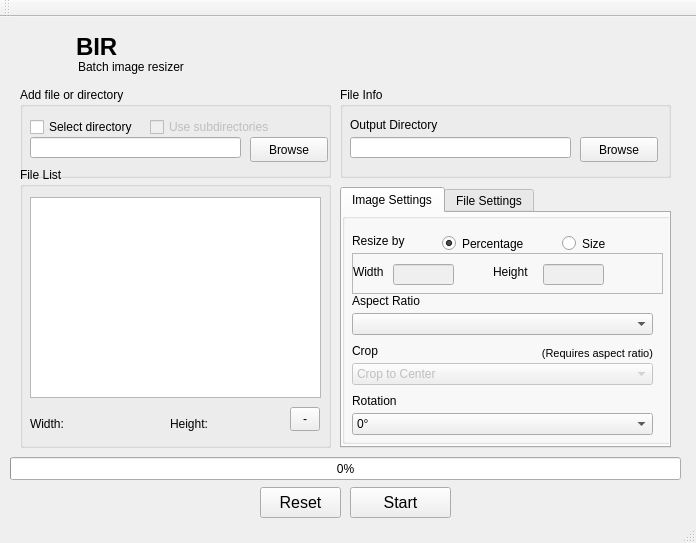
<?xml version="1.0" encoding="UTF-8"?>
<ui version="4.0">
 <class>BIR</class>
 <widget class="QMainWindow" name="BIR">
  <property name="enabled">
   <bool>true</bool>
  </property>
  <property name="geometry">
   <rect>
    <x>0</x>
    <y>0</y>
    <width>696</width>
    <height>543</height>
   </rect>
  </property>
  <property name="windowTitle">
   <string>BIR - Batch Image Manipulator</string>
  </property>
  <property name="windowIcon">
   <iconset resource="icon.qrc">
    <normaloff>:/icon/icon</normaloff>:/icon/icon</iconset>
  </property>
  <property name="windowOpacity">
   <double>1.000000000000000</double>
  </property>
  <property name="autoFillBackground">
   <bool>false</bool>
  </property>
  <property name="styleSheet">
   <string notr="true"/>
  </property>
  <property name="unifiedTitleAndToolBarOnMac">
   <bool>true</bool>
  </property>
  <widget class="QWidget" name="centralWidget">
   <widget class="QPushButton" name="startResize">
    <property name="geometry">
     <rect>
      <x>350</x>
      <y>470</y>
      <width>101</width>
      <height>31</height>
     </rect>
    </property>
    <property name="font">
     <font>
      <pointsize>12</pointsize>
      <weight>50</weight>
      <bold>false</bold>
     </font>
    </property>
    <property name="text">
     <string>Start</string>
    </property>
   </widget>
   <widget class="QToolButton" name="resetList">
    <property name="geometry">
     <rect>
      <x>260</x>
      <y>470</y>
      <width>81</width>
      <height>31</height>
     </rect>
    </property>
    <property name="font">
     <font>
      <pointsize>12</pointsize>
     </font>
    </property>
    <property name="text">
     <string>Reset</string>
    </property>
   </widget>
   <widget class="QProgressBar" name="progressBar">
    <property name="enabled">
     <bool>true</bool>
    </property>
    <property name="geometry">
     <rect>
      <x>10</x>
      <y>440</y>
      <width>671</width>
      <height>23</height>
     </rect>
    </property>
    <property name="value">
     <number>0</number>
    </property>
    <property name="textVisible">
     <bool>true</bool>
    </property>
   </widget>
   <widget class="QGroupBox" name="fileInfo">
    <property name="geometry">
     <rect>
      <x>340</x>
      <y>70</y>
      <width>331</width>
      <height>91</height>
     </rect>
    </property>
    <property name="sizePolicy">
     <sizepolicy hsizetype="Expanding" vsizetype="Preferred">
      <horstretch>0</horstretch>
      <verstretch>0</verstretch>
     </sizepolicy>
    </property>
    <property name="title">
     <string>File Info</string>
    </property>
    <widget class="QLineEdit" name="outputFile">
     <property name="geometry">
      <rect>
       <x>10</x>
       <y>50</y>
       <width>221</width>
       <height>21</height>
      </rect>
     </property>
     <property name="sizePolicy">
      <sizepolicy hsizetype="Expanding" vsizetype="Fixed">
       <horstretch>0</horstretch>
       <verstretch>100</verstretch>
      </sizepolicy>
     </property>
     <property name="sizeIncrement">
      <size>
       <width>0</width>
       <height>100</height>
      </size>
     </property>
    </widget>
    <widget class="QPushButton" name="browseOut">
     <property name="geometry">
      <rect>
       <x>240</x>
       <y>50</y>
       <width>78</width>
       <height>25</height>
      </rect>
     </property>
     <property name="text">
      <string>Browse</string>
     </property>
    </widget>
    <widget class="QLabel" name="label_2">
     <property name="geometry">
      <rect>
       <x>10</x>
       <y>30</y>
       <width>111</width>
       <height>16</height>
      </rect>
     </property>
     <property name="text">
      <string>Output Directory</string>
     </property>
    </widget>
   </widget>
   <widget class="QLabel" name="titleIcon">
    <property name="geometry">
     <rect>
      <x>20</x>
      <y>10</y>
      <width>661</width>
      <height>51</height>
     </rect>
    </property>
    <property name="sizePolicy">
     <sizepolicy hsizetype="Expanding" vsizetype="Expanding">
      <horstretch>0</horstretch>
      <verstretch>0</verstretch>
     </sizepolicy>
    </property>
    <property name="font">
     <font>
      <pointsize>18</pointsize>
      <weight>75</weight>
      <bold>true</bold>
     </font>
    </property>
    <property name="acceptDrops">
     <bool>false</bool>
    </property>
    <property name="styleSheet">
     <string notr="true">background-image: url(:/icon/icon); background-repeat:no-repeat; padding-left: 50px</string>
    </property>
    <property name="text">
     <string>BIR</string>
    </property>
    <property name="scaledContents">
     <bool>true</bool>
    </property>
    <property name="alignment">
     <set>Qt::AlignLeading|Qt::AlignLeft|Qt::AlignTop</set>
    </property>
   </widget>
   <widget class="QGroupBox" name="addFiles">
    <property name="geometry">
     <rect>
      <x>20</x>
      <y>70</y>
      <width>311</width>
      <height>91</height>
     </rect>
    </property>
    <property name="title">
     <string>Add file or directory</string>
    </property>
    <widget class="QCheckBox" name="useDir">
     <property name="geometry">
      <rect>
       <x>10</x>
       <y>30</y>
       <width>111</width>
       <height>20</height>
      </rect>
     </property>
     <property name="text">
      <string>Select directory</string>
     </property>
    </widget>
    <widget class="QCheckBox" name="useSubdirectories">
     <property name="enabled">
      <bool>false</bool>
     </property>
     <property name="geometry">
      <rect>
       <x>130</x>
       <y>30</y>
       <width>131</width>
       <height>20</height>
      </rect>
     </property>
     <property name="text">
      <string>Use subdirectories</string>
     </property>
    </widget>
    <widget class="QLineEdit" name="inputFile">
     <property name="geometry">
      <rect>
       <x>10</x>
       <y>50</y>
       <width>211</width>
       <height>21</height>
      </rect>
     </property>
    </widget>
    <widget class="QPushButton" name="browseIn">
     <property name="geometry">
      <rect>
       <x>230</x>
       <y>50</y>
       <width>78</width>
       <height>25</height>
      </rect>
     </property>
     <property name="text">
      <string>Browse</string>
     </property>
    </widget>
   </widget>
   <widget class="QGroupBox" name="fileList_2">
    <property name="geometry">
     <rect>
      <x>20</x>
      <y>150</y>
      <width>311</width>
      <height>281</height>
     </rect>
    </property>
    <property name="title">
     <string>File List</string>
    </property>
    <widget class="QLabel" name="label_10">
     <property name="geometry">
      <rect>
       <x>60</x>
       <y>250</y>
       <width>52</width>
       <height>14</height>
      </rect>
     </property>
     <property name="text">
      <string/>
     </property>
    </widget>
    <widget class="QToolButton" name="removeItem">
     <property name="geometry">
      <rect>
       <x>270</x>
       <y>240</y>
       <width>30</width>
       <height>24</height>
      </rect>
     </property>
     <property name="text">
      <string>-</string>
     </property>
    </widget>
    <widget class="QLabel" name="label_11">
     <property name="geometry">
      <rect>
       <x>150</x>
       <y>250</y>
       <width>52</width>
       <height>14</height>
      </rect>
     </property>
     <property name="text">
      <string>Height:</string>
     </property>
    </widget>
    <widget class="QLabel" name="label_9">
     <property name="geometry">
      <rect>
       <x>10</x>
       <y>250</y>
       <width>52</width>
       <height>14</height>
      </rect>
     </property>
     <property name="text">
      <string>Width:</string>
     </property>
    </widget>
    <widget class="QLabel" name="label_12">
     <property name="geometry">
      <rect>
       <x>200</x>
       <y>250</y>
       <width>52</width>
       <height>14</height>
      </rect>
     </property>
     <property name="text">
      <string/>
     </property>
    </widget>
    <widget class="QListWidget" name="fileList">
     <property name="geometry">
      <rect>
       <x>10</x>
       <y>30</y>
       <width>291</width>
       <height>201</height>
      </rect>
     </property>
    </widget>
   </widget>
   <widget class="QTabWidget" name="tabWidget">
    <property name="geometry">
     <rect>
      <x>340</x>
      <y>170</y>
      <width>331</width>
      <height>261</height>
     </rect>
    </property>
    <property name="currentIndex">
     <number>0</number>
    </property>
    <widget class="QWidget" name="imageTab">
     <attribute name="title">
      <string>Image Settings</string>
     </attribute>
     <widget class="QGroupBox" name="settings">
      <property name="geometry">
       <rect>
        <x>0</x>
        <y>0</y>
        <width>331</width>
        <height>231</height>
       </rect>
      </property>
      <property name="sizePolicy">
       <sizepolicy hsizetype="Expanding" vsizetype="Preferred">
        <horstretch>0</horstretch>
        <verstretch>0</verstretch>
       </sizepolicy>
      </property>
      <widget class="QRadioButton" name="pixelRadio">
       <property name="geometry">
        <rect>
         <x>220</x>
         <y>20</y>
         <width>95</width>
         <height>21</height>
        </rect>
       </property>
       <property name="text">
        <string>Size</string>
       </property>
      </widget>
      <widget class="QRadioButton" name="percentageRadio">
       <property name="geometry">
        <rect>
         <x>100</x>
         <y>20</y>
         <width>95</width>
         <height>21</height>
        </rect>
       </property>
       <property name="text">
        <string>Percentage</string>
       </property>
       <property name="checked">
        <bool>true</bool>
       </property>
      </widget>
      <widget class="QLabel" name="label_5">
       <property name="geometry">
        <rect>
         <x>10</x>
         <y>20</y>
         <width>81</width>
         <height>16</height>
        </rect>
       </property>
       <property name="text">
        <string>Resize by</string>
       </property>
      </widget>
      <widget class="QLabel" name="label_6">
       <property name="geometry">
        <rect>
         <x>10</x>
         <y>80</y>
         <width>111</width>
         <height>16</height>
        </rect>
       </property>
       <property name="text">
        <string>Aspect Ratio</string>
       </property>
      </widget>
      <widget class="QComboBox" name="aspectRatio">
       <property name="geometry">
        <rect>
         <x>10</x>
         <y>100</y>
         <width>301</width>
         <height>22</height>
        </rect>
       </property>
       <property name="sizePolicy">
        <sizepolicy hsizetype="Expanding" vsizetype="Fixed">
         <horstretch>0</horstretch>
         <verstretch>0</verstretch>
        </sizepolicy>
       </property>
      </widget>
      <widget class="QLabel" name="label_7">
       <property name="geometry">
        <rect>
         <x>10</x>
         <y>180</y>
         <width>71</width>
         <height>16</height>
        </rect>
       </property>
       <property name="text">
        <string>Rotation</string>
       </property>
      </widget>
      <widget class="QComboBox" name="rotation">
       <property name="geometry">
        <rect>
         <x>10</x>
         <y>200</y>
         <width>301</width>
         <height>22</height>
        </rect>
       </property>
       <property name="sizePolicy">
        <sizepolicy hsizetype="Expanding" vsizetype="Fixed">
         <horstretch>0</horstretch>
         <verstretch>0</verstretch>
        </sizepolicy>
       </property>
       <item>
        <property name="text">
         <string>0°</string>
        </property>
       </item>
       <item>
        <property name="text">
         <string>90°</string>
        </property>
       </item>
       <item>
        <property name="text">
         <string>180°</string>
        </property>
       </item>
       <item>
        <property name="text">
         <string>270°</string>
        </property>
       </item>
      </widget>
      <widget class="QLabel" name="label_8">
       <property name="geometry">
        <rect>
         <x>10</x>
         <y>130</y>
         <width>301</width>
         <height>16</height>
        </rect>
       </property>
       <property name="text">
        <string>Crop</string>
       </property>
       <property name="buddy">
        <cstring>cropMode</cstring>
       </property>
      </widget>
      <widget class="QStackedWidget" name="sizeModePager">
       <property name="geometry">
        <rect>
         <x>10</x>
         <y>40</y>
         <width>311</width>
         <height>41</height>
        </rect>
       </property>
       <property name="frameShape">
        <enum>QFrame::StyledPanel</enum>
       </property>
       <property name="frameShadow">
        <enum>QFrame::Plain</enum>
       </property>
       <property name="currentIndex">
        <number>1</number>
       </property>
       <widget class="QWidget" name="page">
        <widget class="QSlider" name="sizeSlider">
         <property name="geometry">
          <rect>
           <x>0</x>
           <y>10</y>
           <width>261</width>
           <height>20</height>
          </rect>
         </property>
         <property name="minimum">
          <number>2</number>
         </property>
         <property name="maximum">
          <number>100</number>
         </property>
         <property name="value">
          <number>100</number>
         </property>
         <property name="orientation">
          <enum>Qt::Horizontal</enum>
         </property>
        </widget>
        <widget class="QLabel" name="sliderLabel">
         <property name="geometry">
          <rect>
           <x>270</x>
           <y>10</y>
           <width>41</width>
           <height>16</height>
          </rect>
         </property>
         <property name="text">
          <string>100%</string>
         </property>
         <property name="buddy">
          <cstring>sizeSlider</cstring>
         </property>
        </widget>
       </widget>
       <widget class="QWidget" name="page_2">
        <widget class="QLabel" name="label_3">
         <property name="geometry">
          <rect>
           <x>0</x>
           <y>10</y>
           <width>55</width>
           <height>15</height>
          </rect>
         </property>
         <property name="text">
          <string>Width</string>
         </property>
        </widget>
        <widget class="QLineEdit" name="heightEdit">
         <property name="enabled">
          <bool>false</bool>
         </property>
         <property name="geometry">
          <rect>
           <x>190</x>
           <y>10</y>
           <width>61</width>
           <height>21</height>
          </rect>
         </property>
        </widget>
        <widget class="QLabel" name="label_4">
         <property name="geometry">
          <rect>
           <x>140</x>
           <y>10</y>
           <width>55</width>
           <height>15</height>
          </rect>
         </property>
         <property name="text">
          <string>Height</string>
         </property>
        </widget>
        <widget class="QLineEdit" name="widthEdit">
         <property name="enabled">
          <bool>false</bool>
         </property>
         <property name="geometry">
          <rect>
           <x>40</x>
           <y>10</y>
           <width>61</width>
           <height>21</height>
          </rect>
         </property>
         <property name="readOnly">
          <bool>false</bool>
         </property>
        </widget>
       </widget>
      </widget>
      <widget class="QComboBox" name="cropMode">
       <property name="enabled">
        <bool>false</bool>
       </property>
       <property name="geometry">
        <rect>
         <x>10</x>
         <y>150</y>
         <width>301</width>
         <height>22</height>
        </rect>
       </property>
       <item>
        <property name="text">
         <string>Crop to Center</string>
        </property>
       </item>
       <item>
        <property name="text">
         <string>Crop to Top Left</string>
        </property>
       </item>
       <item>
        <property name="text">
         <string>Crop to Top Right</string>
        </property>
       </item>
       <item>
        <property name="text">
         <string>Crop to Bottom Left</string>
        </property>
       </item>
       <item>
        <property name="text">
         <string>Crop to Bottom Right</string>
        </property>
       </item>
      </widget>
      <widget class="QLabel" name="label">
       <property name="geometry">
        <rect>
         <x>190</x>
         <y>130</y>
         <width>121</width>
         <height>20</height>
        </rect>
       </property>
       <property name="font">
        <font>
         <pointsize>8</pointsize>
        </font>
       </property>
       <property name="text">
        <string>(Requires aspect ratio)</string>
       </property>
       <property name="alignment">
        <set>Qt::AlignRight|Qt::AlignTrailing|Qt::AlignVCenter</set>
       </property>
      </widget>
     </widget>
    </widget>
    <widget class="QWidget" name="fileTab">
     <attribute name="title">
      <string>File Settings</string>
     </attribute>
     <widget class="QCheckBox" name="appendFileChk">
      <property name="geometry">
       <rect>
        <x>10</x>
        <y>10</y>
        <width>181</width>
        <height>20</height>
       </rect>
      </property>
      <property name="text">
       <string>Append text to file name</string>
      </property>
     </widget>
     <widget class="QLineEdit" name="appendFileTxt">
      <property name="enabled">
       <bool>false</bool>
      </property>
      <property name="geometry">
       <rect>
        <x>10</x>
        <y>30</y>
        <width>301</width>
        <height>22</height>
       </rect>
      </property>
     </widget>
     <widget class="QCheckBox" name="dirStruct">
      <property name="geometry">
       <rect>
        <x>10</x>
        <y>70</y>
        <width>291</width>
        <height>20</height>
       </rect>
      </property>
      <property name="text">
       <string>Preserve directory structure</string>
      </property>
     </widget>
     <widget class="QCheckBox" name="deleteExisting">
      <property name="geometry">
       <rect>
        <x>10</x>
        <y>110</y>
        <width>301</width>
        <height>20</height>
       </rect>
      </property>
      <property name="text">
       <string>Overwrite files if they exist</string>
      </property>
      <property name="checked">
       <bool>true</bool>
      </property>
     </widget>
    </widget>
   </widget>
   <widget class="QLabel" name="label_13">
    <property name="geometry">
     <rect>
      <x>20</x>
      <y>40</y>
      <width>271</width>
      <height>20</height>
     </rect>
    </property>
    <property name="font">
     <font>
      <pointsize>9</pointsize>
      <italic>false</italic>
      <underline>false</underline>
      <strikeout>false</strikeout>
      <kerning>false</kerning>
     </font>
    </property>
    <property name="styleSheet">
     <string notr="true">padding-left:55px</string>
    </property>
    <property name="text">
     <string>Batch image resizer</string>
    </property>
   </widget>
   <zorder>startResize</zorder>
   <zorder>resetList</zorder>
   <zorder>progressBar</zorder>
   <zorder>titleIcon</zorder>
   <zorder>fileInfo</zorder>
   <zorder>addFiles</zorder>
   <zorder>fileList_2</zorder>
   <zorder>tabWidget</zorder>
   <zorder>label_13</zorder>
  </widget>
  <widget class="QMenuBar" name="menuBar">
   <property name="geometry">
    <rect>
     <x>0</x>
     <y>0</y>
     <width>696</width>
     <height>20</height>
    </rect>
   </property>
  </widget>
  <widget class="QToolBar" name="mainToolBar">
   <attribute name="toolBarArea">
    <enum>TopToolBarArea</enum>
   </attribute>
   <attribute name="toolBarBreak">
    <bool>false</bool>
   </attribute>
  </widget>
  <widget class="QStatusBar" name="statusBar"/>
 </widget>
 <layoutdefault spacing="6" margin="11"/>
 <resources>
  <include location="icon.qrc"/>
 </resources>
 <connections>
  <connection>
   <sender>widthEdit</sender>
   <signal>textChanged(QString)</signal>
   <receiver>label_10</receiver>
   <slot>setText(QString)</slot>
   <hints>
    <hint type="sourcelabel">
     <x>419</x>
     <y>296</y>
    </hint>
    <hint type="destinationlabel">
     <x>101</x>
     <y>445</y>
    </hint>
   </hints>
  </connection>
  <connection>
   <sender>heightEdit</sender>
   <signal>textChanged(QString)</signal>
   <receiver>label_12</receiver>
   <slot>setText(QString)</slot>
   <hints>
    <hint type="sourcelabel">
     <x>565</x>
     <y>294</y>
    </hint>
    <hint type="destinationlabel">
     <x>242</x>
     <y>440</y>
    </hint>
   </hints>
  </connection>
  <connection>
   <sender>useDir</sender>
   <signal>toggled(bool)</signal>
   <receiver>useSubdirectories</receiver>
   <slot>setEnabled(bool)</slot>
   <hints>
    <hint type="sourcelabel">
     <x>110</x>
     <y>145</y>
    </hint>
    <hint type="destinationlabel">
     <x>198</x>
     <y>139</y>
    </hint>
   </hints>
  </connection>
  <connection>
   <sender>appendFileChk</sender>
   <signal>toggled(bool)</signal>
   <receiver>appendFileTxt</receiver>
   <slot>setEnabled(bool)</slot>
   <hints>
    <hint type="sourcelabel">
     <x>441</x>
     <y>252</y>
    </hint>
    <hint type="destinationlabel">
     <x>443</x>
     <y>276</y>
    </hint>
   </hints>
  </connection>
 </connections>
</ui>
